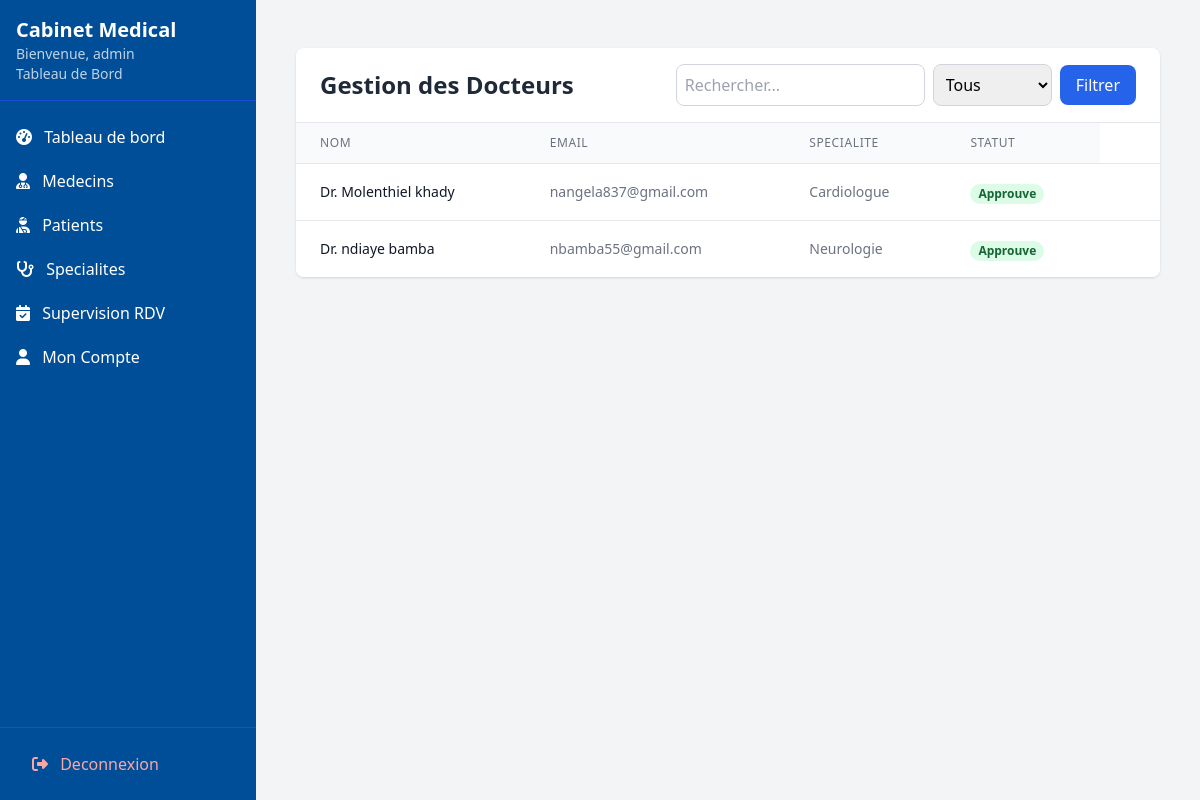
The page /dashboard/admin/docteurs/ (signed in) on the database as committed earlier.
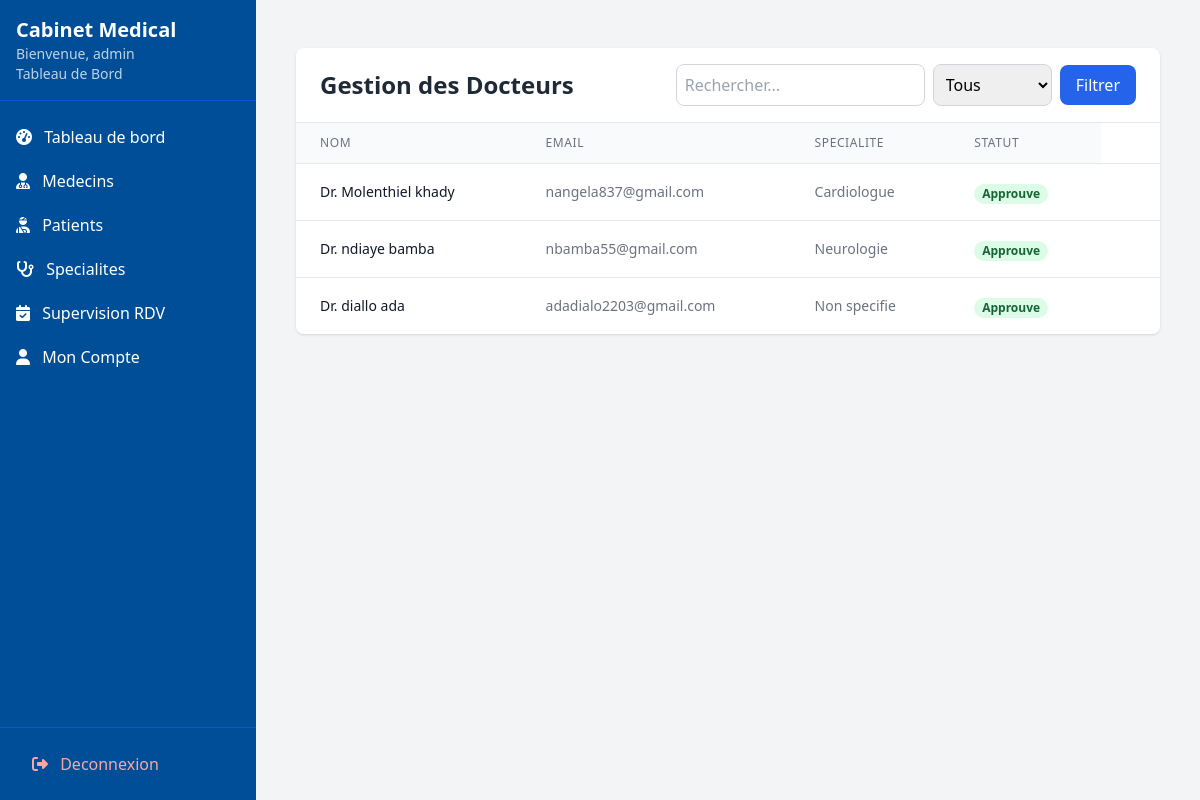
The same page on the database as committed later.
### utilisateurs/models.py (models this page shows, shortened)
class Docteur(models.Model):
    user = models.OneToOneField(User, on_delete=models.CASCADE, related_name='docteur_profile')
    specialite = models.ForeignKey(Specialite, on_delete=models.SET_NULL, null=True)
    est_approuve = models.BooleanField(default=False)  # Approuve par l'admin
    numero_licence = models.CharField(max_length=50, unique=True,null=True)
    bio = models.TextField(blank=True)
    experience = models.PositiveIntegerField(default=0)
    consultation_fee = models.DecimalField(max_digits=10, decimal_places=2, default=0.00)

class User(AbstractUser):
    username = None
    email = models.EmailField('email address', unique=True)
    nom = models.CharField(max_length=100)
    prenom = models.CharField(max_length=100)
    is_doctor_request = models.BooleanField(default=False)
    role = models.CharField(
        max_length=20,
        choices=[('patient', 'Patient'), ('docteur', 'Docteur'), ('admin', 'Administrateur')],
        default='patient'
    )
    telephone = models.CharField(max_length=20, blank=True, null=True)
    date_naiss = models.DateField(null=True, blank=True)
    adresse = models.TextField(blank=True)
    genre = models.CharField(max_length=1, choices=[('M', 'Masculin'), ('F', 'Féminin'), ('O', 'Autre')], blank=True)
    verification_code = models.CharField(max_length=6, null=True, blank=True)
    code_expires_at = models.DateTimeField(null=True, blank=True)  #  pour expiration
    USERNAME_FIELD = 'email'
    REQUIRED_FIELDS = ['nom', 'prenom']
    objects = UserManager()
    class Meta:
        db_table = 'utilisateurs_user'
    @property
    def docteur(self):
        """Propriete pour acceder au profil docteur de maniere coherente"""
        return self.docteur_profile
    @property
    def patient(self):
        """Propriete pour acceder au profil patient"""
        return self.patient_profile

class Specialite(models.Model):
    nom = models.CharField(max_length=100, unique=True)
    description = models.TextField(blank=True)
    class Meta:
        verbose_name = "Specialite"
        verbose_name_plural = "Specialites"
        ordering = ['nom']
    nom = models.CharField(max_length=100)
    description = models.TextField(blank=True)

### utilisateurs/views.py (the view, shortened to what this page needs)
# urls.py: path('dashboard/admin/docteurs/', views.admin_docteurs, name='admin_docteurs_list'),
@user_passes_test(lambda u: u.is_superuser)
def admin_docteurs(request):
    docteurs = Docteur.objects.all().select_related('user', 'specialite')
    search_query = request.GET.get('search', '')
    status_filter = request.GET.get('status', '')
    if status_filter in ['approved', 'pending']:
        docteurs = docteurs.filter(est_approuve=(status_filter == 'approved'))
    context = {
        'docteurs': docteurs,
        'search_query': search_query,
        'status_filter': status_filter,
    }
    return render(request, 'admin/docteur_liste.html', context)

### templates/admin/docteur_liste.html (shortened to what this page needs)
{% extends 'base_dashboard.html' %}
{% block content %}
<div class="max-w-7xl mx-auto px-4 py-6">
  <div class="bg-white shadow rounded-lg overflow-hidden">
    <div class="px-6 py-4 border-b border-gray-200">
      <div class="flex flex-col md:flex-row md:items-center md:justify-between">
        <h1 class="text-2xl font-bold text-gray-800">Gestion des Docteurs</h1>
        <div class="mt-4 md:mt-0 flex space-x-2">
          <form method="get" class="flex items-center space-x-2">
            <input type="text" name="search" placeholder="Rechercher..."
                   value="{{ search_query }}"
                   class="p-2 border border-gray-300 rounded-lg">
            <select name="status" class="p-2 border border-gray-300 rounded-lg">
              <option value="">Tous</option>
            </select>
            <button type="submit" class="bg-blue-600 text-white px-4 py-2 rounded-lg">
              Filtrer
            </button>
          </form>
        </div>
      </div>
    </div>
    <div class="overflow-x-auto">
      <table class="min-w-full divide-y divide-gray-200">
        <thead class="bg-gray-50">
          <tr>
            <th class="px-6 py-3 text-left text-xs font-medium text-gray-500 uppercase tracking-wider">Nom</th>
            <th class="px-6 py-3 text-left text-xs font-medium text-gray-500 uppercase tracking-wider">Email</th>
            <th class="px-6 py-3 text-left text-xs font-medium text-gray-500 uppercase tracking-wider">Specialite</th>
            <th class="px-6 py-3 text-left text-xs font-medium text-gray-500 uppercase tracking-wider">Statut</th>
          </tr>
        </thead>
        <tbody class="bg-white divide-y divide-gray-200">
          {% for docteur in docteurs %}
          <tr>
            <td class="px-6 py-4 whitespace-nowrap">
              <div class="flex items-center">
                <div class="text-sm font-medium text-gray-900">
                  Dr. {{ docteur.user.nom }} {{ docteur.user.prenom }}
                </div>
              </div>
            </td>
            <td class="px-6 py-4 whitespace-nowrap text-sm text-gray-500">
              {{ docteur.user.email }}
            </td>
            <td class="px-6 py-4 whitespace-nowrap text-sm text-gray-500">
              {% if docteur.specialite %}
                {{ docteur.specialite.nom }}
              {% else %}
                Non specifie
              {% endif %}
            </td>
            <td class="px-6 py-4 whitespace-nowrap">
              {% if docteur.est_approuve %}
                <span class="px-2 inline-flex text-xs leading-5 font-semibold rounded-full bg-green-100 text-green-800">
                  Approuve
                </span>
              {% else %}
                <span class="px-2 inline-flex text-xs leading-5 font-semibold rounded-full bg-yellow-100 text-yellow-800">
                  En attente
                </span>
              {% endif %}
            </td>
          <td class="px-6 py-4 whitespace-nowrap text-sm font-medium">
          </td>
          </tr>
          {% empty %}
          <tr>
            <td colspan="5" class="px-6 py-4 text-center text-sm text-gray-500">
              Aucun docteur trouve
            </td>
          </tr>
          {% endfor %}
        </tbody>
      </table>
    </div>
  </div>
</div>
{% endblock %}

Rows that differ between the two databases and show on the page:
added Docteur: user.nom "diallo", user.prenom "ada", user.email "adadialo2203@gmail.com", shows "Non specifie", est_approuve "Approuve"
